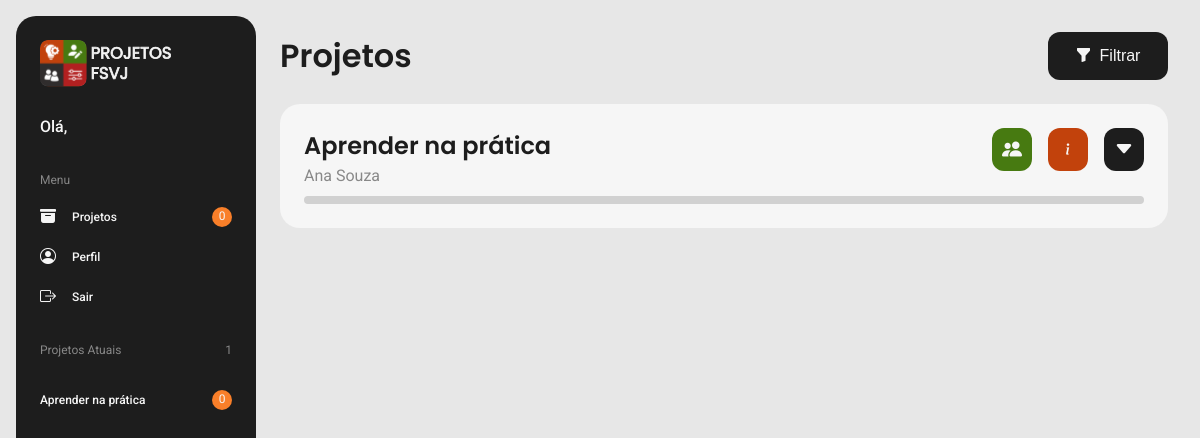
/src/pages/projetos/projetos.php, run on the app's committed database.
### tables this page shows
CREATE TABLE `projetos` (
  `ID_PROJETO` int(11) NOT NULL,
  `NOME` varchar(50) NOT NULL,
  `ESCOPO` mediumtext DEFAULT NULL,
  `DATA_INICIO` date NOT NULL,
  `DATA_TERMINO` date NOT NULL,
  `CRIADO_EM` date DEFAULT curdate(),
  `ID_LOCAL` int(11) DEFAULT NULL,
  `ID_DIRETOR` int(11) NOT NULL,
  `ID_COORDENADOR` int(11) NOT NULL
);

CREATE TABLE `usuarios` (
  `ID_USUARIO` int(11) NOT NULL,
  `NOME` varchar(50) NOT NULL,
  `EMAIL` varchar(50) NOT NULL,
  `SENHA` varchar(50) NOT NULL,
  `HIERARQUIA` enum('DIRETOR','COORDENADOR','VOLUNTÁRIO') NOT NULL,
  `CRIADO_EM` date DEFAULT curdate(),
  `EXCLUIDO` varchar(1) DEFAULT 'N'
);

CREATE TABLE `fases` (
  `ID_FASE` int(11) NOT NULL,
  `NOME` varchar(50) NOT NULL,
  `ESCOPO` mediumtext DEFAULT NULL,
  `ESTADO` enum('NÃO INICIADA','EM ANDAMENTO','CONCLUÍDA') DEFAULT 'NÃO INICIADA',
  `DATA_INICIO` date NOT NULL,
  `DATA_TERMINO` date NOT NULL,
  `ID_PROJETO` int(11) NOT NULL
);

### src/components/navbar.php (shortened to what this page needs)
<?php
    $id_usuario = $_GET["id_usuario"];
    $sql = "SELECT * FROM USUARIOS U WHERE U.ID_USUARIO = '$id_usuario'";
    $query_usuario = $mysqli -> query($sql);
    $row_usuario = $query_usuario -> fetch_assoc();
    $hierarquia = $row_usuario["HIERARQUIA"];
    $nome_usuario = $row_usuario["NOME"];
    $sql = "SELECT * FROM TAREFAS T INNER JOIN USUARIOS_TAREFAS UT ON T.ID_TAREFA = UT.ID_TAREFA INNER JOIN FASES F ON T.ID_FASE = F.ID_FASE INNER JOIN PROJETOS P ON F.ID_PROJETO = P.ID_PROJETO WHERE UT.ID_USUARIO = '$id_usuario' AND P.DATA_INICIO <= CURRENT_DATE() AND P.DATA_TERMINO >= CURRENT_DATE()";
    $query_tarefas_atuais = $mysqli -> query($sql);
    $quantidade_tarefas_atuais = $query_tarefas_atuais -> num_rows;
?>
<nav class="nav-container">
    <section class="nav-logo">
        <img class="logo" src="../../assets/images/logo_menu.svg" alt="Logo do software">
    </section>
    <div class="mensagem-usuario">
        <p><?php echo "Olá, ".$nome_usuario; ?></p>
    </div>
    <section class="nav-menu">
        <h2>Menu</h2>
        <ul>
            <li>
                <div class="nav-menu-item">
                    <a href="../projetos/projetos.php?id_usuario=<?php echo $id_usuario; ?>"><i class="bi bi-archive-fill"></i>Projetos</a>
                    <?php if ($hierarquia != "DIRETOR") {echo '<div><span>'.$quantidade_tarefas_atuais.'</span></div>';} ?>
                </div>
            </li>
            <li><a href="../perfil/perfil.php?id_usuario=<?php echo $id_usuario; ?>"><i class="bi bi-person-circle"></i>Perfil</a></li>
            <li><a href="../../../index.php"><i class="bi bi-box-arrow-right"></i>Sair</a></li>
        </ul>
    </section>
    <section class="nav-projetos">
        <h2>Projetos Atuais</h2>
        <?php
            if ($hierarquia == "VOLUNTÁRIO") {
                $sql = "SELECT DISTINCT P.ID_PROJETO, P.NOME FROM PROJETOS P INNER JOIN USUARIOS_PROJETOS UP ON P.ID_PROJETO = UP.ID_PROJETO WHERE UP.ID_USUARIO = '$id_usuario' AND P.DATA_INICIO <= CURRENT_DATE() AND P.DATA_TERMINO >= CURRENT_DATE()";
                $query_projetos_atuais = $mysqli -> query($sql);
                $quantidade_projetos_atuais = $query_projetos_atuais -> num_rows;
            }
            else {
                $sql = "SELECT DISTINCT P.ID_PROJETO, P.NOME FROM PROJETOS P WHERE P.DATA_INICIO <= CURRENT_DATE() AND P.DATA_TERMINO >= CURRENT_DATE()";
                $query_projetos_atuais = $mysqli -> query($sql);
                $quantidade_projetos_atuais = $query_projetos_atuais -> num_rows;
            }
        ?>
        <span><?php echo $quantidade_projetos_atuais;?></span>
        <ul>
            <?php
                while($row_projetos_atuais = $query_projetos_atuais -> fetch_assoc()) {
                    $id_projeto = $row_projetos_atuais["ID_PROJETO"];
                    $nome_projeto = $row_projetos_atuais["NOME"];
                    $sql = "SELECT * FROM TAREFAS T INNER JOIN USUARIOS_TAREFAS UT ON T.ID_TAREFA = UT.ID_TAREFA INNER JOIN FASES F ON T.ID_FASE = F.ID_FASE INNER JOIN PROJETOS P ON F.ID_PROJETO = P.ID_PROJETO WHERE UT.ID_USUARIO = '$id_usuario' AND P.ID_PROJETO = '$id_projeto' AND P.DATA_INICIO <= CURRENT_DATE() AND P.DATA_TERMINO >= CURRENT_DATE()";
                    $query_tarefas_atuais = $mysqli -> query($sql);
                    $quantidade_tarefas_atuais = $query_tarefas_atuais -> num_rows;
                    echo '<li><div class="nav-projetos-item"><p class="nome-projeto">'.$nome_projeto.'</p>'.($hierarquia == "DIRETOR" ? '' : '<div><span>'.$quantidade_tarefas_atuais.'</span></div>').'</div></li>';
                }
            ?>
        </ul>
    </section>
</nav>

### src/components/projeto.php (shortened to what this page needs)
<?php
    if ($hierarquia == "VOLUNTÁRIO") {
        $sql = "SELECT DISTINCT P.ID_PROJETO, P.ID_COORDENADOR, P.NOME FROM PROJETOS P INNER JOIN USUARIOS_PROJETOS UP ON P.ID_PROJETO = UP.ID_PROJETO WHERE UP.ID_USUARIO = '$id_usuario' AND P.DATA_INICIO <= CURRENT_DATE() AND P.DATA_TERMINO >= CURRENT_DATE()";
        $query_projeto = $mysqli -> query($sql);
    }
    else {
        $sql = "SELECT * FROM PROJETOS P";
        $query_projeto = $mysqli -> query($sql);
    }
    while ($row_projeto = $query_projeto -> fetch_assoc()) {
        $id_projeto = $row_projeto["ID_PROJETO"];
        $id_coordenador = $row_projeto["ID_COORDENADOR"];
        $nome_projeto = $row_projeto["NOME"];
        $sql = "SELECT * FROM USUARIOS U WHERE U.ID_USUARIO = '$id_coordenador'";
        $query_coordenador = $mysqli -> query($sql);
        $row_coordenador = $query_coordenador -> fetch_assoc();
        $nome_coordenador = $row_coordenador["NOME"];
        echo '
            <section id="projeto'.$id_projeto.'" class="projeto-container">
                <div class="projeto-header">
                    <div class="titulo-projeto">
                        <h2>'.$nome_projeto.'</h2>
                        <p>'.$nome_coordenador.'</p>
                    </div>
                    <div class="botoes-projeto">
                        '.($hierarquia == "DIRETOR" ? '<button id="btnExcluirProjeto'.$id_projeto.'" onclick="AbrirExcluirProjeto'.$id_projeto.'()"><i class="bi bi-trash3-fill"></i></button>' : '').'
                        '.($hierarquia == "COORDENADOR" ? '<button id="btnAdcionarFase'.$id_projeto.'" onclick="AdicionarFase()"><i class="bi bi-plus-lg"></i></button>' : '').'
                        '.($hierarquia == "DIRETOR" ? '<button id="btnEditarProjeto'.$id_projeto.'" onclick="AbrirEditarProjeto'.$id_projeto.'()"><i class="bi bi-sliders"></i></button>' : '').'
                        '.($hierarquia != "VOLUNTÁRIO" ? '<button id="btnParticipantesProjeto'.$id_projeto.'" onclick="AbrirParticipantesProjeto'.$id_projeto.'()"><i class="bi bi-people-fill"></i></button>' : '').'
                        <button onclick="AbrirInformacoesProjeto'.$id_projeto.'()"><i class="bi bi-info"></i></button>
                        <button id="btnExibirFases'.$id_projeto.'" onclick="ExibirFases'.$id_projeto.'()"><i class="bi bi-caret-down-fill"></i></button>
                        <button id="btnEsconderFases'.$id_projeto.'" class="btnEsconderFases" onclick="EsconderFases'.$id_projeto.'()"><i class="bi bi-caret-up-fill"></i></button>
                    </div>
                </div>
                <div class="progresso-container">';
                    $sql = "SELECT * FROM FASES F WHERE F.ID_PROJETO = '$id_projeto'";
                    $query_fase = $mysqli -> query($sql);
                    while ($row_fase = $query_fase -> fetch_assoc()) {
                        $estado_fase = $row_fase["ESTADO"];
                        if ($estado_fase == "Concluída") {
                            echo '<div class="progresso progresso-cheio"></div>';
                        }
                        else {
                            echo '<div class="progresso progresso-vazio"></div>';
                        }
                    }
                echo '</div>
            </section>
            <section id="fasesProjeto'.$id_projeto.'" class="fases-container">';
            echo '</section>
            <script>
                function ExibirFases'.$id_projeto.'() {
                    let fasesProjeto = document.getElementById("fasesProjeto'.$id_projeto.'");
                    let btnExibirFases = document.getElementById("btnExibirFases'.$id_projeto.'");
                    let btnEsconderFases = document.getElementById("btnEsconderFases'.$id_projeto.'");
                    btnExibirFases.style.display = "none";
                    btnEsconderFases.style.display = "block";
                    fasesProjeto.style.display = "block"
                }
                function EsconderFases'.$id_projeto.'() {
                    let fasesProjeto = document.getElementById("fasesProjeto'.$id_projeto.'");
                    let btnExibirFases = document.getElementById("btnExibirFases'.$id_projeto.'");
                    let btnEsconderFases = document.getElementById("btnEsconderFases'.$id_projeto.'");
                    btnExibirFases.style.display = "block";
                    btnEsconderFases.style.display = "none";
                    fasesProjeto.style.display = "none"
                }
            </script>
        ';
    }
?>

### src/pages/projetos/projetos.css (style rules this page uses)
* { margin: 0; padding: 0; list-style-type: none; }
body { background-color: var(--g2); display: grid; grid-template-columns: 280px 1fr; height: 100vh; }

### src/styles/components/navbar.css (style rules this page uses)
.nav-container { background-color: var(--g11); margin: 16px 24px 16px 16px; border-radius: 20px; box-sizing: border-box; padding: 24px; }
.nav-logo { margin-bottom: 24px; }
.mensagem-usuario p { color: var(--g1); font-family: 'Roboto'; font-size: 16px; font-weight: var(--medium); line-height: 1.5; margin-bottom: 32px; }
.nav-menu { margin-bottom: 32px; }
.nav-menu ul { display: flex; flex-direction: column; gap: 16px; }
.nav-container h2, .nav-projetos span { font-family: 'Roboto'; font-weight: var(--regular); color: var(--g5); font-size: 12px; line-height: 1.5; margin-bottom: 16px; }
.nav-container li a { display: grid; grid-template-columns: auto 1fr; gap: 16px; color: var(--g1); text-decoration: none; font-family: 'Roboto'; font-weight: var(--medium); color: var(--g1); font-size: 12px; line-height: 1.5; align-items: center; }
.nav-container li a i { font-size: 16px; }
.nav-menu-item, .nav-projetos-item { display: grid; grid-template-columns: 1fr auto; }
.nav-menu-item div, .nav-projetos-item div { width: 20px; height: 20px; border-radius: 20px; background-color: var(--o6); display: flex; justify-content: center; align-self: center; }
.nav-menu-item div span, .nav-projetos-item div span { color: var(--g1); font-size: 12px; line-height: 1.5; font-family: 'Roboto'; }
.nav-projetos { position: relative; }
.nav-projetos > span { position: absolute; top: 0; right: 0; }
.nome-projeto { color: var(--g1); font-family: 'Roboto'; font-size: 12px; font-weight: var(--medium); line-height: 1.5; margin: 16px 0; }

### src/styles/components/projeto.css (style rules this page uses)
.projeto-container { margin-top: 24px; align-items: center; background-color: var(--g1); border-radius: 20px; box-sizing: border-box; padding: 24px; }
.projeto-container h2 { color: var(--g11); font-family: 'Poppins'; font-size: 24px; font-weight: var(--semibold); line-height: 1.5; }
.projeto-container p { color: var(--g5); font-family: 'Roboto'; font-size: 16px; font-weight: var(--regular); line-height: 1.5; }
.projeto-header { display: flex; justify-content: space-between; width: 100%; margin-bottom: 8px; }
.botoes-projeto { display: flex; gap: 16px; align-items:start; }
.botoes-projeto button { font-size: 20px; padding: 10px; border: none; border-radius: 12px; color: var(--g1); cursor: pointer; }
.botoes-projeto button:nth-last-child(-n + 2) { background-color: var(--g11); }
.botoes-projeto button:nth-last-child(3) { background-color: var(--o8); }
.botoes-projeto button:nth-last-child(4) { background-color: var(--gr8); }
.progresso-container { width: 100%; height: 8px; }
.progresso { width: 100%; height: 100%; border-radius: 4px; display: flex; gap: 16px; }
.progresso-vazio { background-color: var(--g3); }

### src/styles/global.css (style rules this page uses)
:root { --g1: #F6F6F6; --g2: #E7E7E7; --g3: #D1D1D1; --g4: #B0B0B0; --g5: #888888; --g6: #6D6D6D; --g8: #4F4F4F; --g10: #3D3D3D; --g11: #1D1D1D; --r7: #D72B2B; --r8: #B22020; --o5: #FB933C; --o6: #F97F29; --o8: #C2420C; --y5: #E69E2A; --y6: #E08520; --gr6: #75C019; --gr7: #5CA010; --gr8: #477A11; --regular: 400; --medium: 500; --semibold: 600; }

### data on the page
projetos: NOME "Aprender na prática", quantidade_tarefas_atuais "0", ID_COORDENADOR.NOME "Ana Souza"

### other printed values
$quantidade_tarefas_atuais "0"
$quantidade_projetos_atuais "1"
